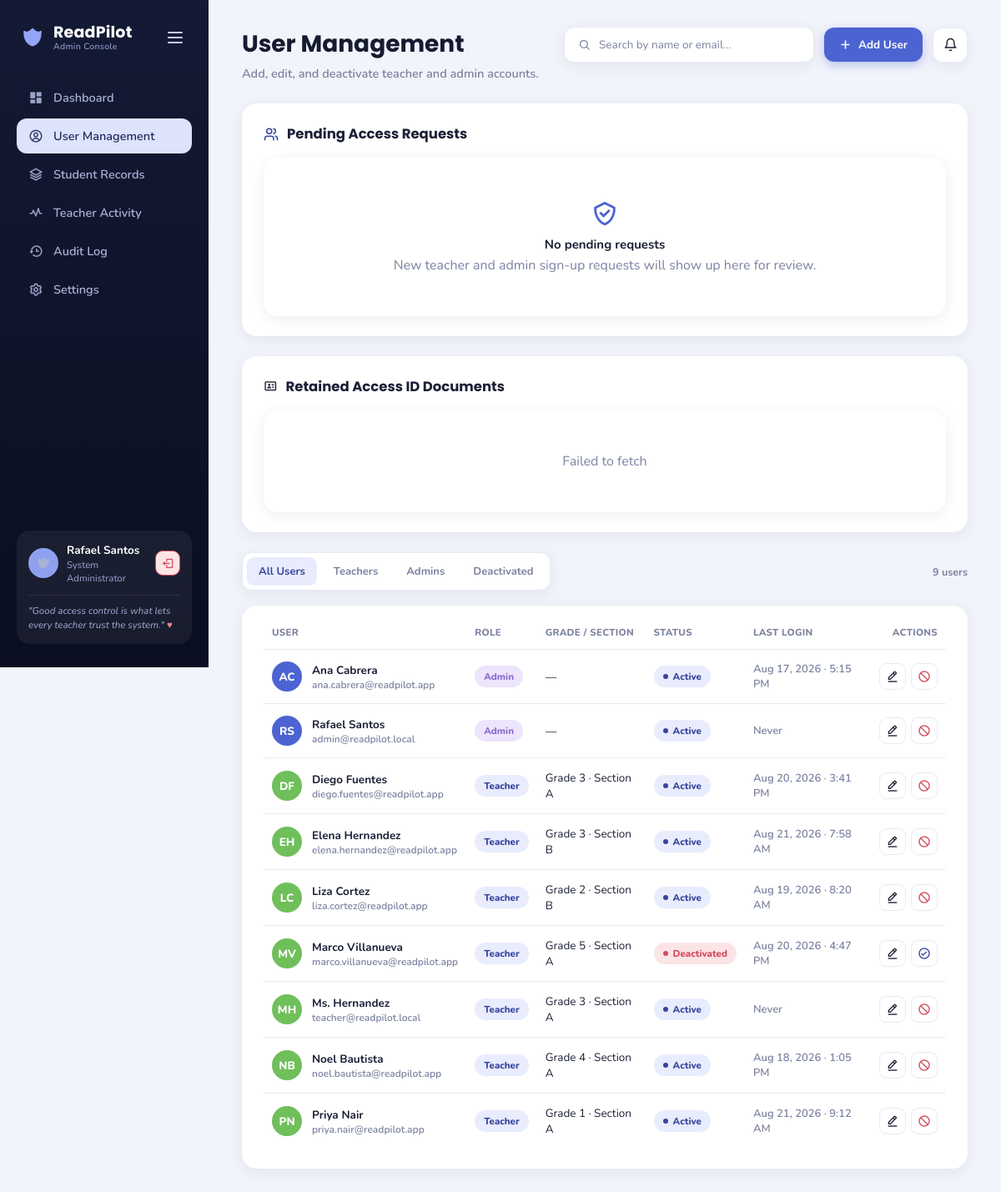
The page /users-admin.php (signed in) on the database its author committed.
### tables this page shows
CREATE TABLE IF NOT EXISTS users (
  id INT UNSIGNED AUTO_INCREMENT PRIMARY KEY,
  full_name VARCHAR(120) NOT NULL,
  email VARCHAR(190) NOT NULL UNIQUE,
  google_sub VARCHAR(255) NULL UNIQUE,
  password_hash VARCHAR(255) NOT NULL,
  role ENUM('teacher', 'admin') NOT NULL,
  school VARCHAR(160) NOT NULL DEFAULT '',
  grade_level VARCHAR(80) NULL,
  section_name VARCHAR(80) NULL,
  bio TEXT NOT NULL DEFAULT '',
  status ENUM('active', 'inactive', 'pending') NOT NULL DEFAULT 'active',
  last_login DATETIME NULL,
  created_at TIMESTAMP NOT NULL DEFAULT CURRENT_TIMESTAMP
);

### auth-guard.php (called while the page is built, shortened)
<?php
require_once __DIR__ . '/config.php';
function current_user(): ?array
{
    static $loaded = false;
    static $user = null;
    if ($loaded) {
        return $user;
    }
    $loaded = true;
    $user = $_SESSION['readpilot_user'] ?? null;
    $statement = db()->prepare('SELECT full_name, profile_image FROM users WHERE id = ? LIMIT 1');
    $statement->execute([(int) $user['id']]);
    $account = $statement->fetch();
    if ($account) {
        $user['full_name'] = (string) $account['full_name'];
        $user['profile_image'] = (string) ($account['profile_image'] ?? '');
    }
    return $user;
}
function require_role(string $role): void
{
    $user = current_user();
}
function require_admin(): void
{
    require_role('admin');
}

### config.php (called while the page is built, shortened)
<?php
function db(): PDO
{
    static $pdo = null;
    if ($pdo instanceof PDO) {
        return $pdo;
    }
    $pdo = new PDO(
        'mysql:host=' . DB_HOST . ';dbname=' . DB_NAME . ';charset=utf8mb4',
        DB_USER,
        DB_PASS,
        [
            PDO::ATTR_ERRMODE => PDO::ERRMODE_EXCEPTION,
            PDO::ATTR_DEFAULT_FETCH_MODE => PDO::FETCH_ASSOC,
            PDO::ATTR_EMULATE_PREPARES => false,
        ]
    );
    return $pdo;
}

### users-admin.php (the view, shortened to what this page needs)
<?php
require_once __DIR__ . '/auth-guard.php';
require_admin();
$accountRows = db()->query('SELECT id, full_name, email, role, grade_level, section_name, status, last_login FROM users ORDER BY role DESC, full_name ASC')->fetchAll();
?>
<!DOCTYPE html>
<html lang="en">
<head>
<link href='https://unpkg.com/boxicons@2.1.4/css/boxicons.min.css' rel='stylesheet'>
<link rel="stylesheet" href="admin-style.css">
</head>
<body>
  <aside class="sidebar">
    <div>
      <div class="logo-row">
        <div class="logo-left">
          <div class="logo-icon"><i class='bx bxs-shield-alt-2'></i></div>
          <div class="logo-text"><span class="brand">ReadPilot</span><span class="tagline">Admin Console</span></div>
        </div>
        <button class="hamburger" id="sidebarToggle" aria-label="Toggle navigation"><span class="bar"></span></button>
      </div>
      <nav>
        <a class="nav-item" href="admin.php"><i class="bx bxs-dashboard"></i><span class="label">Dashboard</span></a>
        <a class="nav-item active" href="users-admin.php"><i class="bx bx-user-circle"></i><span class="label">User Management</span></a>
        <a class="nav-item" href="gradesec-admin.php"><i class="bx bx-layer"></i><span class="label">Student Records</span></a>
        <a class="nav-item" href="teacher-activity-admin.php"><i class="bx bx-pulse"></i><span class="label">Teacher Activity</span></a>
        <a class="nav-item" href="audit-trail-admin.php"><i class="bx bx-history"></i><span class="label">Audit Log</span></a>
        <a class="nav-item" href="settings-admin.php"><i class="bx bx-cog"></i><span class="label">Settings</span></a>
      </nav>
    </div>
    <div class="teacher-card">
      <div class="teacher-row">
        <div class="teacher-row-info">
          <div class="avatar"><?php include __DIR__ . '/profile-avatar.php'; ?></div>
          <div><div class="teacher-name"><?= htmlspecialchars(current_user()['full_name'], ENT_QUOTES, 'UTF-8') ?></div><div class="teacher-role">System Administrator</div></div>
        </div>
        <button class="teacher-logout-btn" id="sidebarLogoutBtn" title="Log out" aria-label="Log out"><i class='bx bx-log-out'></i></button>
      </div>
      <div class="quote">"Good access control is what lets every teacher trust the system." <span class="heart">♥</span></div>
    </div>
  </aside>
  <main class="main">
    <div class="topbar">
      <div class="title-block">
        <h1>User Management</h1>
        <div class="greet">Add, edit, and deactivate teacher and admin accounts.</div>
      </div>
      <div class="topbar-actions">
        <div class="search">
          <svg viewBox="0 0 24 24" fill="none" stroke="currentColor" stroke-width="2" stroke-linecap="round"><circle cx="11" cy="11" r="7"/><path d="m21 21-4.3-4.3"/></svg>
        </div>
        <button class="btn-new" id="addUserBtn">
          <svg viewBox="0 0 24 24" fill="none" stroke="currentColor" stroke-width="2.5" stroke-linecap="round"><path d="M12 5v14M5 12h14"/></svg>
          Add User
        </button>
        <div class="bell" id="notifBell" aria-label="Notifications" tabindex="0" data-notifications-managed="true">
          <svg viewBox="0 0 24 24" fill="none" stroke="currentColor" stroke-width="2" stroke-linecap="round" stroke-linejoin="round"><path d="M6 8a6 6 0 0 1 12 0c0 7 3 9 3 9H3s3-2 3-9"/><path d="M10.3 21a1.94 1.94 0 0 0 3.4 0"/></svg>
        </div>
      </div>
    </div>
    <div class="panel" id="pendingRequestsPanel">
      <div class="panel-head">
        <div class="panel-title">
          <svg viewBox="0 0 24 24" fill="none" stroke="currentColor" stroke-width="2" stroke-linecap="round" stroke-linejoin="round"><path d="M16 21v-2a4 4 0 0 0-4-4H6a4 4 0 0 0-4 4v2"/><circle cx="9" cy="7" r="4"/><path d="M22 21v-2a4 4 0 0 0-3-3.87"/><path d="M16 3.13a4 4 0 0 1 0 7.75"/></svg>
          Pending Access Requests
        </div>
      </div>
      <div id="pendingRequestsList">
        <div class="empty-state" id="pendingEmptyState" style="display:none;">
          <i class='bx bx-check-shield'></i>
          <b>No pending requests</b>
          New teacher and admin sign-up requests will show up here for review.
        </div>
      </div>
    </div>
    <div class="panel" id="accessIdDocumentsPanel">
      <div class="panel-head">
        <div class="panel-title">
          <i class="bx bx-id-card"></i>
          Retained Access ID Documents
        </div>
      </div>
      <div id="accessIdDocumentsStatus" class="empty-state" role="status">Loading ID documents…</div>
    </div>
    <div id="userMgmtPage">
      <div class="controls">
        <div class="tabs">
          <div class="tab active" data-filter="all">All Users</div>
          <div class="tab" data-filter="teachers">Teachers</div>
          <div class="tab" data-filter="admins">Admins</div>
          <div class="tab" data-filter="deactivated">Deactivated</div>
        </div>
        <div class="controls-right">
          <span class="results-count" id="resultsCount">8 users</span>
        </div>
      </div>
      <div class="panel">
        <div class="table-scroll">
          <table class="data-table">
            <thead>
              <tr>
                <th>User</th>
                <th>Role</th>
                <th>Grade / Section</th>
                <th>Status</th>
                <th>Last Login</th>
                <th style="text-align:right;">Actions</th>
              </tr>
            </thead>
            <tbody>
              <?php if (empty($accountRows)): ?>
                <tr>
                  <td colspan="6">
                    <div class="empty-state" style="margin: 0; padding: 28px 18px;">
                      <i class='bx bx-user-x'></i>
                      <b>No users found</b>
                      There are no teacher or admin accounts in the database yet.
                    </div>
                  </td>
                </tr>
              <?php else: ?>
                <?php foreach ($accountRows as $account):
                    $gradeText = $account['role'] === 'teacher' ? trim(($account['grade_level'] ?? '') . ' · ' . ($account['section_name'] ?? ''), ' ·') : '—';
                    $lastLogin = $account['last_login'] ? date('M j, Y · g:i A', strtotime($account['last_login'])) : 'Never';
                    $roleLabel = $account['role'] === 'admin' ? 'Admin' : 'Teacher';
                    $statusText = $account['status'] === 'active' ? 'Active' : 'Deactivated';
                    $statusClass = $account['status'] === 'active' ? 'active' : 'inactive';
                    $avatarColor = strtolower($account['role']) === 'admin' ? '#4c63d2' : '#6fbf5a';
                    $initials = strtoupper(substr($account['full_name'], 0, 1));
                    if (preg_match('/\s+(\S)/', $account['full_name'], $matches)) {
                        $initials .= strtoupper($matches[1]);
                    }
                ?>
                  <tr data-id="<?= (int) $account['id'] ?>" data-name="<?= htmlspecialchars($account['full_name'], ENT_QUOTES, 'UTF-8') ?>" data-email="<?= htmlspecialchars($account['email'], ENT_QUOTES, 'UTF-8') ?>" data-role="<?= htmlspecialchars($account['role'], ENT_QUOTES, 'UTF-8') ?>" data-grade="<?= htmlspecialchars($gradeText, ENT_QUOTES, 'UTF-8') ?>" data-status="<?= htmlspecialchars($account['status'], ENT_QUOTES, 'UTF-8') ?>" data-last-login="<?= htmlspecialchars($lastLogin, ENT_QUOTES, 'UTF-8') ?>">
                    <td>
                      <div class="cell-user">
                        <div class="u-avatar" style="background: <?= htmlspecialchars($avatarColor, ENT_QUOTES, 'UTF-8') ?>;"><?= htmlspecialchars($initials, ENT_QUOTES, 'UTF-8') ?></div>
                        <div>
                          <div class="u-name"><?= htmlspecialchars($account['full_name'], ENT_QUOTES, 'UTF-8') ?></div>
                          <div class="u-email"><?= htmlspecialchars($account['email'], ENT_QUOTES, 'UTF-8') ?></div>
                        </div>
                      </div>
                    </td>
                    <td><span class="role-badge <?= htmlspecialchars($account['role'], ENT_QUOTES, 'UTF-8') ?>"><?= htmlspecialchars($roleLabel, ENT_QUOTES, 'UTF-8') ?></span></td>
                    <td><?= htmlspecialchars($gradeText === '—' ? '—' : $gradeText, ENT_QUOTES, 'UTF-8') ?></td>
                    <td><span class="status-pill <?= htmlspecialchars($statusClass, ENT_QUOTES, 'UTF-8') ?>"><span class="dot"></span><?= htmlspecialchars($statusText, ENT_QUOTES, 'UTF-8') ?></span></td>
                    <td class="cell-muted"><?= htmlspecialchars($lastLogin, ENT_QUOTES, 'UTF-8') ?></td>
                    <td>
                      <div class="row-actions">
                        <button class="icon-btn edit" title="Edit user" aria-label="Edit user"><i class="bx bx-edit-alt"></i></button>
                        <button class="icon-btn <?= $account['status'] === 'active' ? 'danger' : 'success' ?> toggle-status" title="<?= $account['status'] === 'active' ? 'Deactivate user' : 'Activate user' ?>" aria-label="<?= $account['status'] === 'active' ? 'Deactivate user' : 'Activate user' ?>"><i class="bx <?= $account['status'] === 'active' ? 'bx-block' : 'bx-check-circle' ?>"></i></button>
                      </div>
                    </td>
                  </tr>
                <?php endforeach; ?>
              <?php endif; ?>
            </tbody>
          </table>
        </div>
      </div>
    </div>
  </main>
</body>
</html>

### profile-avatar.php
<?php
$profileImage = trim((string) (current_user()['profile_image'] ?? ''));
if ($profileImage !== ''):
?>
  <img src="<?= htmlspecialchars($profileImage, ENT_QUOTES, 'UTF-8') ?>" alt="Profile photo" style="width:100%;height:100%;object-fit:cover;border-radius:50%;">
<?php else: ?>
  <?php if ((current_user()['role'] ?? '') === 'admin'): ?>
    <i class="bx bxs-shield-alt-2" aria-hidden="true"></i>
  <?php else: ?>
    👩‍🏫
  <?php endif; ?>
<?php endif; ?>

### rows shown on the page
users: full_name "Rafael Santos", full_name "RS", email "admin@readpilot.local", role "Admin", role "—", status "Active", last_login "Never"
users: full_name "AC", full_name "Ana Cabrera", email "ana.cabrera@readpilot.app", role "Admin", role "—", status "Active", last_login "Aug 17, 2026 · 5:15 PM"
users: full_name "DF", full_name "Diego Fuentes", email "diego.fuentes@readpilot.app", role "Teacher", role+grade_level+section_name "Grade 3 · Section A", status "Active", last_login "Aug 20, 2026 · 3:41 PM"
users: full_name "EH", full_name "Elena Hernandez", email "elena.hernandez@readpilot.app", role "Teacher", role+grade_level+section_name "Grade 3 · Section B", status "Active", last_login "Aug 21, 2026 · 7:58 AM"
users: full_name "LC", full_name "Liza Cortez", email "liza.cortez@readpilot.app", role "Teacher", role+grade_level+section_name "Grade 2 · Section B", status "Active", last_login "Aug 19, 2026 · 8:20 AM"
users: full_name "MV", full_name "Marco Villanueva", email "marco.villanueva@readpilot.app", role "Teacher", role+grade_level+section_name "Grade 5 · Section A", status "Deactivated", last_login "Aug 20, 2026 · 4:47 PM"
users: full_name "MH", full_name "Ms. Hernandez", email "teacher@readpilot.local", role "Teacher", role+grade_level+section_name "Grade 3 · Section A", status "Active", last_login "Never"
users: full_name "NB", full_name "Noel Bautista", email "noel.bautista@readpilot.app", role "Teacher", role+grade_level+section_name "Grade 4 · Section A", status "Active", last_login "Aug 18, 2026 · 1:05 PM"
users: full_name "PN", full_name "Priya Nair", email "priya.nair@readpilot.app", role "Teacher", role+grade_level+section_name "Grade 1 · Section A", status "Active", last_login "Aug 21, 2026 · 9:12 AM"
